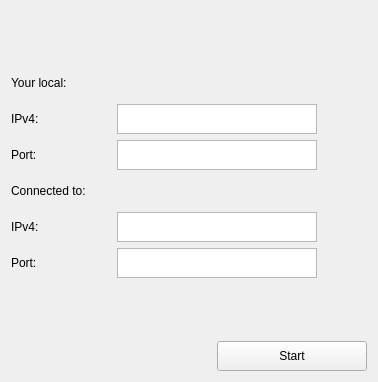
<?xml version="1.0" encoding="UTF-8"?>
<ui version="4.0">
 <class>Widget</class>
 <widget class="QWidget" name="Widget">
  <property name="geometry">
   <rect>
    <x>0</x>
    <y>0</y>
    <width>378</width>
    <height>382</height>
   </rect>
  </property>
  <property name="sizePolicy">
   <sizepolicy hsizetype="Fixed" vsizetype="Fixed">
    <horstretch>0</horstretch>
    <verstretch>0</verstretch>
   </sizepolicy>
  </property>
  <property name="minimumSize">
   <size>
    <width>378</width>
    <height>382</height>
   </size>
  </property>
  <property name="maximumSize">
   <size>
    <width>378</width>
    <height>382</height>
   </size>
  </property>
  <property name="windowTitle">
   <string>Widget</string>
  </property>
  <layout class="QVBoxLayout" name="verticalLayout">
   <item>
    <spacer name="verticalSpacer">
     <property name="orientation">
      <enum>Qt::Vertical</enum>
     </property>
     <property name="sizeHint" stdset="0">
      <size>
       <width>20</width>
       <height>40</height>
      </size>
     </property>
    </spacer>
   </item>
   <item>
    <layout class="QHBoxLayout" name="horizontalLayout_3">
     <item>
      <widget class="QLabel" name="label">
       <property name="minimumSize">
        <size>
         <width>100</width>
         <height>30</height>
        </size>
       </property>
       <property name="maximumSize">
        <size>
         <width>100</width>
         <height>30</height>
        </size>
       </property>
       <property name="text">
        <string>Your local:</string>
       </property>
      </widget>
     </item>
     <item>
      <spacer name="horizontalSpacer_6">
       <property name="orientation">
        <enum>Qt::Horizontal</enum>
       </property>
       <property name="sizeHint" stdset="0">
        <size>
         <width>40</width>
         <height>20</height>
        </size>
       </property>
      </spacer>
     </item>
    </layout>
   </item>
   <item>
    <layout class="QHBoxLayout" name="Layout_IP">
     <item>
      <widget class="QLabel" name="LABEL_IPv4">
       <property name="sizePolicy">
        <sizepolicy hsizetype="Fixed" vsizetype="Fixed">
         <horstretch>0</horstretch>
         <verstretch>0</verstretch>
        </sizepolicy>
       </property>
       <property name="minimumSize">
        <size>
         <width>100</width>
         <height>30</height>
        </size>
       </property>
       <property name="maximumSize">
        <size>
         <width>100</width>
         <height>30</height>
        </size>
       </property>
       <property name="font">
        <font>
         <pointsize>9</pointsize>
        </font>
       </property>
       <property name="text">
        <string>IPv4:</string>
       </property>
      </widget>
     </item>
     <item>
      <widget class="QTextEdit" name="IPv4_IN">
       <property name="sizePolicy">
        <sizepolicy hsizetype="Fixed" vsizetype="Fixed">
         <horstretch>0</horstretch>
         <verstretch>0</verstretch>
        </sizepolicy>
       </property>
       <property name="maximumSize">
        <size>
         <width>200</width>
         <height>30</height>
        </size>
       </property>
      </widget>
     </item>
     <item>
      <spacer name="horizontalSpacer_2">
       <property name="orientation">
        <enum>Qt::Horizontal</enum>
       </property>
       <property name="sizeHint" stdset="0">
        <size>
         <width>40</width>
         <height>20</height>
        </size>
       </property>
      </spacer>
     </item>
    </layout>
   </item>
   <item>
    <layout class="QHBoxLayout" name="Layout_Port">
     <item>
      <widget class="QLabel" name="LABEL_Port">
       <property name="sizePolicy">
        <sizepolicy hsizetype="Fixed" vsizetype="Fixed">
         <horstretch>0</horstretch>
         <verstretch>0</verstretch>
        </sizepolicy>
       </property>
       <property name="minimumSize">
        <size>
         <width>100</width>
         <height>30</height>
        </size>
       </property>
       <property name="maximumSize">
        <size>
         <width>100</width>
         <height>30</height>
        </size>
       </property>
       <property name="text">
        <string>Port:</string>
       </property>
      </widget>
     </item>
     <item>
      <widget class="QTextEdit" name="portIN">
       <property name="sizePolicy">
        <sizepolicy hsizetype="Fixed" vsizetype="Fixed">
         <horstretch>0</horstretch>
         <verstretch>0</verstretch>
        </sizepolicy>
       </property>
       <property name="maximumSize">
        <size>
         <width>200</width>
         <height>30</height>
        </size>
       </property>
      </widget>
     </item>
     <item>
      <spacer name="horizontalSpacer_3">
       <property name="orientation">
        <enum>Qt::Horizontal</enum>
       </property>
       <property name="sizeHint" stdset="0">
        <size>
         <width>40</width>
         <height>20</height>
        </size>
       </property>
      </spacer>
     </item>
    </layout>
   </item>
   <item>
    <layout class="QHBoxLayout" name="horizontalLayout">
     <item>
      <widget class="QLabel" name="label_2">
       <property name="minimumSize">
        <size>
         <width>100</width>
         <height>30</height>
        </size>
       </property>
       <property name="maximumSize">
        <size>
         <width>90</width>
         <height>30</height>
        </size>
       </property>
       <property name="text">
        <string>Connected to:</string>
       </property>
      </widget>
     </item>
     <item>
      <spacer name="horizontalSpacer_4">
       <property name="orientation">
        <enum>Qt::Horizontal</enum>
       </property>
       <property name="sizeHint" stdset="0">
        <size>
         <width>40</width>
         <height>20</height>
        </size>
       </property>
      </spacer>
     </item>
    </layout>
   </item>
   <item>
    <layout class="QHBoxLayout" name="horizontalLayout_4">
     <item>
      <widget class="QLabel" name="label_3">
       <property name="sizePolicy">
        <sizepolicy hsizetype="Fixed" vsizetype="Fixed">
         <horstretch>0</horstretch>
         <verstretch>0</verstretch>
        </sizepolicy>
       </property>
       <property name="minimumSize">
        <size>
         <width>100</width>
         <height>30</height>
        </size>
       </property>
       <property name="maximumSize">
        <size>
         <width>100</width>
         <height>30</height>
        </size>
       </property>
       <property name="text">
        <string>IPv4:</string>
       </property>
      </widget>
     </item>
     <item>
      <widget class="QTextEdit" name="IPv4_OUT">
       <property name="sizePolicy">
        <sizepolicy hsizetype="Fixed" vsizetype="Fixed">
         <horstretch>0</horstretch>
         <verstretch>0</verstretch>
        </sizepolicy>
       </property>
       <property name="minimumSize">
        <size>
         <width>200</width>
         <height>30</height>
        </size>
       </property>
       <property name="maximumSize">
        <size>
         <width>200</width>
         <height>30</height>
        </size>
       </property>
      </widget>
     </item>
     <item>
      <spacer name="horizontalSpacer_5">
       <property name="orientation">
        <enum>Qt::Horizontal</enum>
       </property>
       <property name="sizeHint" stdset="0">
        <size>
         <width>40</width>
         <height>20</height>
        </size>
       </property>
      </spacer>
     </item>
    </layout>
   </item>
   <item>
    <layout class="QHBoxLayout" name="horizontalLayout_5">
     <item>
      <widget class="QLabel" name="label_4">
       <property name="minimumSize">
        <size>
         <width>100</width>
         <height>30</height>
        </size>
       </property>
       <property name="maximumSize">
        <size>
         <width>100</width>
         <height>30</height>
        </size>
       </property>
       <property name="text">
        <string>Port:</string>
       </property>
      </widget>
     </item>
     <item>
      <widget class="QTextEdit" name="portOUT">
       <property name="sizePolicy">
        <sizepolicy hsizetype="Fixed" vsizetype="Fixed">
         <horstretch>0</horstretch>
         <verstretch>0</verstretch>
        </sizepolicy>
       </property>
       <property name="maximumSize">
        <size>
         <width>200</width>
         <height>30</height>
        </size>
       </property>
      </widget>
     </item>
     <item>
      <spacer name="horizontalSpacer_7">
       <property name="orientation">
        <enum>Qt::Horizontal</enum>
       </property>
       <property name="sizeHint" stdset="0">
        <size>
         <width>40</width>
         <height>20</height>
        </size>
       </property>
      </spacer>
     </item>
    </layout>
   </item>
   <item>
    <spacer name="verticalSpacer_2">
     <property name="orientation">
      <enum>Qt::Vertical</enum>
     </property>
     <property name="sizeHint" stdset="0">
      <size>
       <width>20</width>
       <height>40</height>
      </size>
     </property>
    </spacer>
   </item>
   <item>
    <layout class="QHBoxLayout" name="horizontalLayout_2">
     <item>
      <spacer name="horizontalSpacer">
       <property name="orientation">
        <enum>Qt::Horizontal</enum>
       </property>
       <property name="sizeHint" stdset="0">
        <size>
         <width>40</width>
         <height>20</height>
        </size>
       </property>
      </spacer>
     </item>
     <item>
      <widget class="QPushButton" name="pushButton">
       <property name="minimumSize">
        <size>
         <width>150</width>
         <height>30</height>
        </size>
       </property>
       <property name="maximumSize">
        <size>
         <width>150</width>
         <height>30</height>
        </size>
       </property>
       <property name="text">
        <string>Start</string>
       </property>
      </widget>
     </item>
    </layout>
   </item>
  </layout>
 </widget>
 <resources/>
 <connections/>
</ui>
